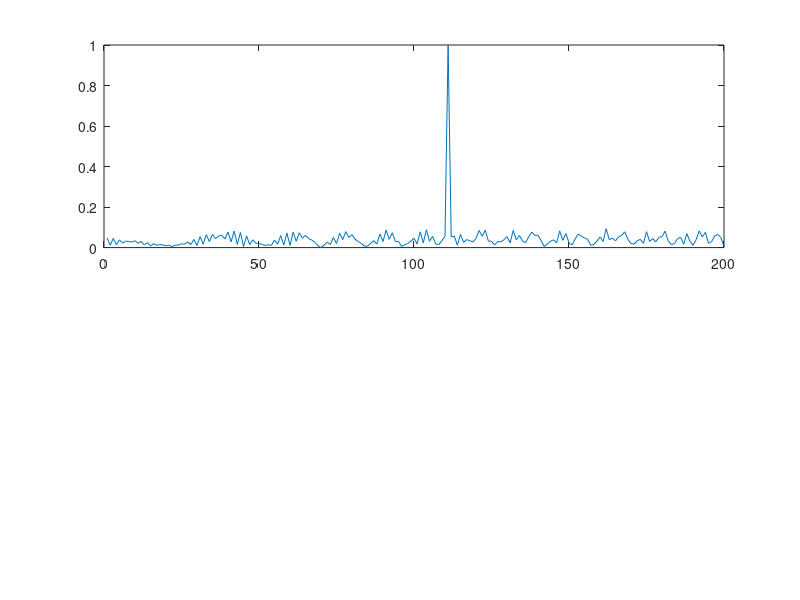
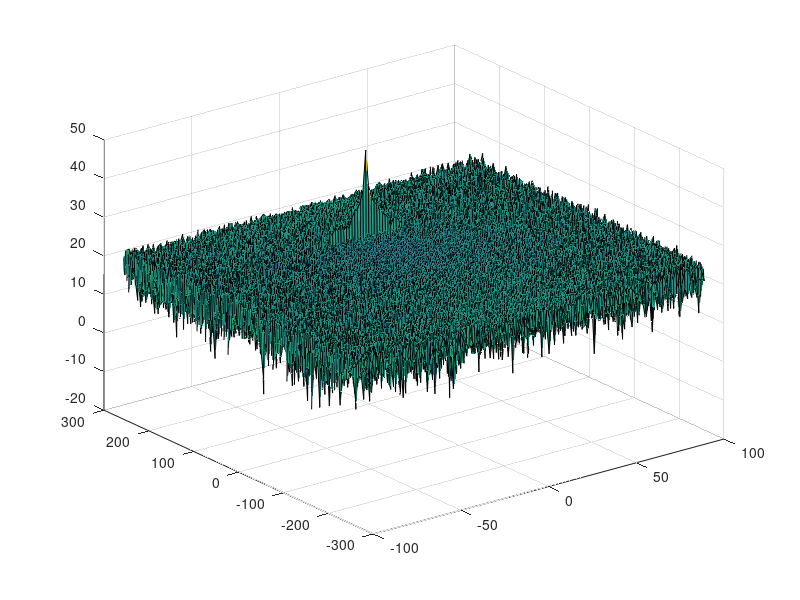

MATLAB code to generate these figures, in order: (Note: this script raises an error after producing the figures.)
clear all
clc;
%% Radar Specifications

%%%%%%%%%%%%%%%%%%%%%%%%%%%
% Frequency of operation = 77GHz
% Max Range = 200m
% Range Resolution = 1 m
% Max Velocity = 100 m/s
%%%%%%%%%%%%%%%%%%%%%%%%%%%
%fc = 77e9;
R_max = 200;
R_res = 1;
V_max = 100;
T_dist = 110; % distance to the target
T_v = -20; % spped of the target
%speed of light = 3e8
c = 3e8;
%% User Defined Range and Velocity of target
% *%TODO* : define the target's initial position and velocity. Note : Velocity 
% remains contant
%% FMCW Waveform Generation

% *%TODO* :
%Design the FMCW waveform by giving the specs of each of its parameters.
% Calculate the Bandwidth (B), Chirp Time (Tchirp) and Slope (slope) of the FMCW
% chirp using the requirements above.
B = c / (2 * R_res);
Tchirp = 5.5 * (2 * R_max) / c;
slope = B / Tchirp;

%Operating carrier frequency of Radar 
fc= 77e9;             %carrier freq

                                                          
%The number of chirps in one sequence. Its ideal to have 2^ value for the ease of running the FFT
%for Doppler Estimation. 
Nd=128;                   % #of doppler cells OR #of sent periods % number of chirps

%The number of samples on each chirp. 
Nr=1024;                  %for length of time OR # of range cells

% Timestamp for running the displacement scenario for every sample on each
% chirp
t=linspace(0,Nd*Tchirp,Nr*Nd); %total time for samples


%Creating the vectors for Tx, Rx and Mix based on the total samples input.
Tx=zeros(1,length(t)); %transmitted signal
Rx=zeros(1,length(t)); %received signal
Mix = zeros(1,length(t)); %beat signal

%Similar vectors for range_covered and time delay.
r_t=zeros(1,length(t));
td=zeros(1,length(t));

%plot(td, t)
%title('Signal Corrupted with Zero-Mean Random Noise')
%% Signal generation and Moving Target simulation
% Running the radar scenario over the time. 

for i=1:length(t)         
    
    
    % *%TODO* :
    %For each time stamp update the Range of the Target for constant velocity. 
    fb = (2 * T_dist * B) / (c * Tchirp);
    td(i) = (fb * Tchirp) / B;
    r_t(i) = (c * Tchirp * fb) / (2 * B);
    
    % *%TODO* :
    %For each time sample we need update the transmitted and
    %received signal. 
    Tx(i) = cos(2 * pi * (fc * t(i) + (slope * t(i)^2) / 2));
    Rx(i)  = cos(2 * pi * (fc * (t(i) - td(i)) + (slope * (t(i) - td(i))^2) / 2));
    
    % *%TODO* :
    %Now by mixing the Transmit and Receive generate the beat signal
    %This is done by element wise matrix multiplication of Transmit and
    %Receiver Signal
    Mix(i) = Tx(i) * Rx(i);
    
end
%% RANGE MEASUREMENT

 % *%TODO* :
%reshape the vector into Nr*Nd array. Nr and Nd here would also define the size of
%Range and Doppler FFT respectively.
M_R = reshape(Mix, [Nr, Nd]);

 % *%TODO* :
%run the FFT on the beat signal along the range bins dimension (Nr) and
%normalize.

signal_fft = fft2(M_R, Nr, 1);
signal_fft = signal_fft / max(signal_fft);

 % *%TODO* :
% Take the absolute value of FFT output
signal_fft = abs(signal_fft)';

 % *%TODO* :
% Output of FFT is double sided signal, but we are interested in only one side of the spectrum.
% Hence we throw out half of the samples.
signal_fft  = signal_fft(1, 1:length(signal_fft)/2-1);


%plotting the range
figure ('Name', 'Range from First FFT')
subplot(2,1,1)

 % *%TODO* :
 % plot FFT output 
plot(signal_fft)
 
axis ([0 200 0 1]);
%% RANGE DOPPLER RESPONSE
% The 2D FFT implementation is already provided here. This will run a 2DFFT 
% on the mixed signal (beat signal) output and generate a range doppler map.You 
% will implement CFAR on the generated RDM

% Range Doppler Map Generation.

% The output of the 2D FFT is an image that has reponse in the range and
% doppler FFT bins. So, it is important to convert the axis from bin sizes
% to range and doppler based on their Max values.

Mix=reshape(Mix,[Nr,Nd]);

% 2D FFT using the FFT size for both dimensions.
sig_fft2 = fft2(Mix,Nr,Nd);

% Taking just one side of signal from Range dimension.
sig_fft2 = sig_fft2(1:Nr/2,1:Nd);
sig_fft2 = fftshift (sig_fft2);
RDM = abs(sig_fft2);
RDM = 10*log10(RDM) ;

%use the surf function to plot the output of 2DFFT and to show axis in both
%dimensions
doppler_axis = linspace(-100,100,Nd);
range_axis = linspace(-200,200,Nr/2)*((Nr/2)/400);
figure,surf(doppler_axis,range_axis,RDM);
%% CFAR implementation

%Slide Window through the complete Range Doppler Map

% *%TODO* :
%Select the number of Training Cells in both the dimensions.

trc_num = 2;

% *%TODO* :
%Select the number of Guard Cells in both dimensions around the Cell under 
%test (CUT) for accurate estimation

guac_num = 2;

% *%TODO* :
% offset the threshold by SNR value in dB
offset = 1.4;

% *%TODO* :
%Create a vector to store noise_level for each iteration on training cells
noise_level = zeros(1,1);


% *%TODO* :
%design a loop such that it slides the CUT across range doppler map by
%giving margins at the edges for Training and Guard Cells.
%For every iteration sum the signal level within all the training
%cells. To sum convert the value from logarithmic to linear using db2pow
%function. Average the summed values for all of the training
%cells used. After averaging convert it back to logarithimic using pow2db.
%Further add the offset to it to determine the threshold. Next, compare the
%signal under CUT with this threshold. If the CUT level > threshold assign
%it a value of 1, else equate it to 0.
[rows, cols] = size(RDM);
RDM_final = zeros(rows, cols);


for r=1:rows
    for c=1:cols
        % get guard cells sum value
        [guard_value, g_c] = subarea(RDM, c, r, guac_num);
        
        % geet training cells sum value
        [train_value, t_c] = subarea(RDM, c, r, guac_num + trc_num);
        
        train_value = (train_value - guard_value) / (t_c - g_c - 1);
        train_value = pow2db(train_value);
        
        threshold_val = train_value * offset;
        
        if RDM(r,c) >= threshold_val
            RDM_final(r,c) = 1;
        end
    end
end


   % Use RDM[x,y] as the matrix from the output of 2D FFT for implementing
   % CFAR





% *%TODO* :
% The process above will generate a thresholded block, which is smaller 
%than the Range Doppler Map as the CUT cannot be located at the edges of
%matrix. Hence,few cells will not be thresholded. To keep the map size same
% set those values to 0. 
 
% This point is not necessary due to the sliding window care about this!




% *%TODO* :
%display the CFAR output using the Surf function like we did for Range
%Doppler Response output.
figure,surf(doppler_axis,range_axis,RDM_final);
colorbar;
surface(trc_num);
axis ([-100 100 -200 200 0 1]);
%%
function [value, elem_c] = subarea(data, pos_x, pos_y, distance)
    % the function estimates and avg value for the specified submatrix
    
    % get min/max indices
    min_y = max([pos_y - distance, 1]);
    max_y = min([size(data,1), pos_y + distance]);
    
    min_x = max([pos_x - distance, 1]);
    max_x = min([size(data,2), pos_x + distance]);
    
    submatrix = data(min_y:max_y, min_x:max_x);
        
    [r , c] = size(submatrix);
    
    newsubmatrix = db2pow(submatrix); % convert to linear space
    submatrix(pos_y, pos_x) = 0.0; % remove the CUT value
    
    value = sum(newsubmatrix, 'all'); % get total sum
    elem_c = r * c;
    
end